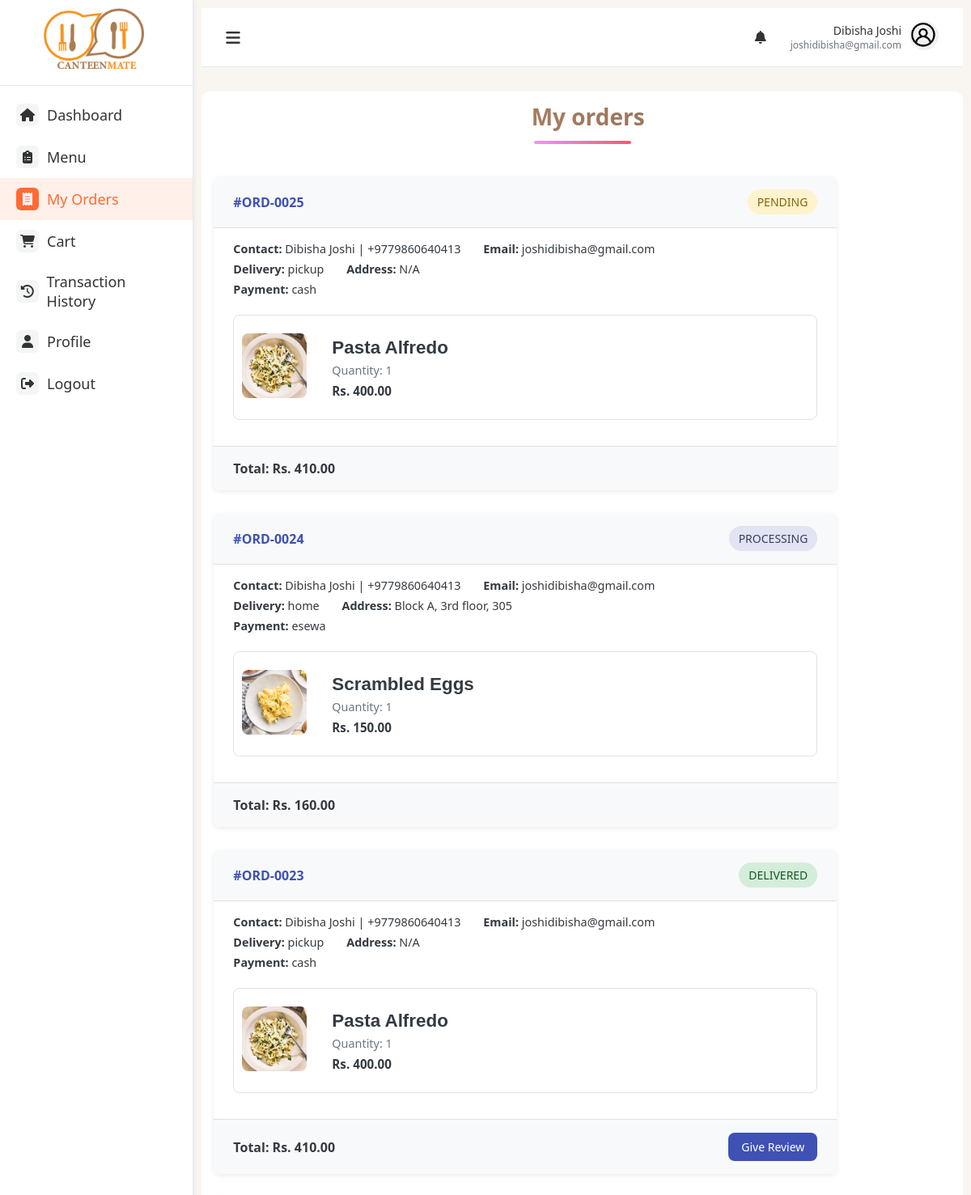
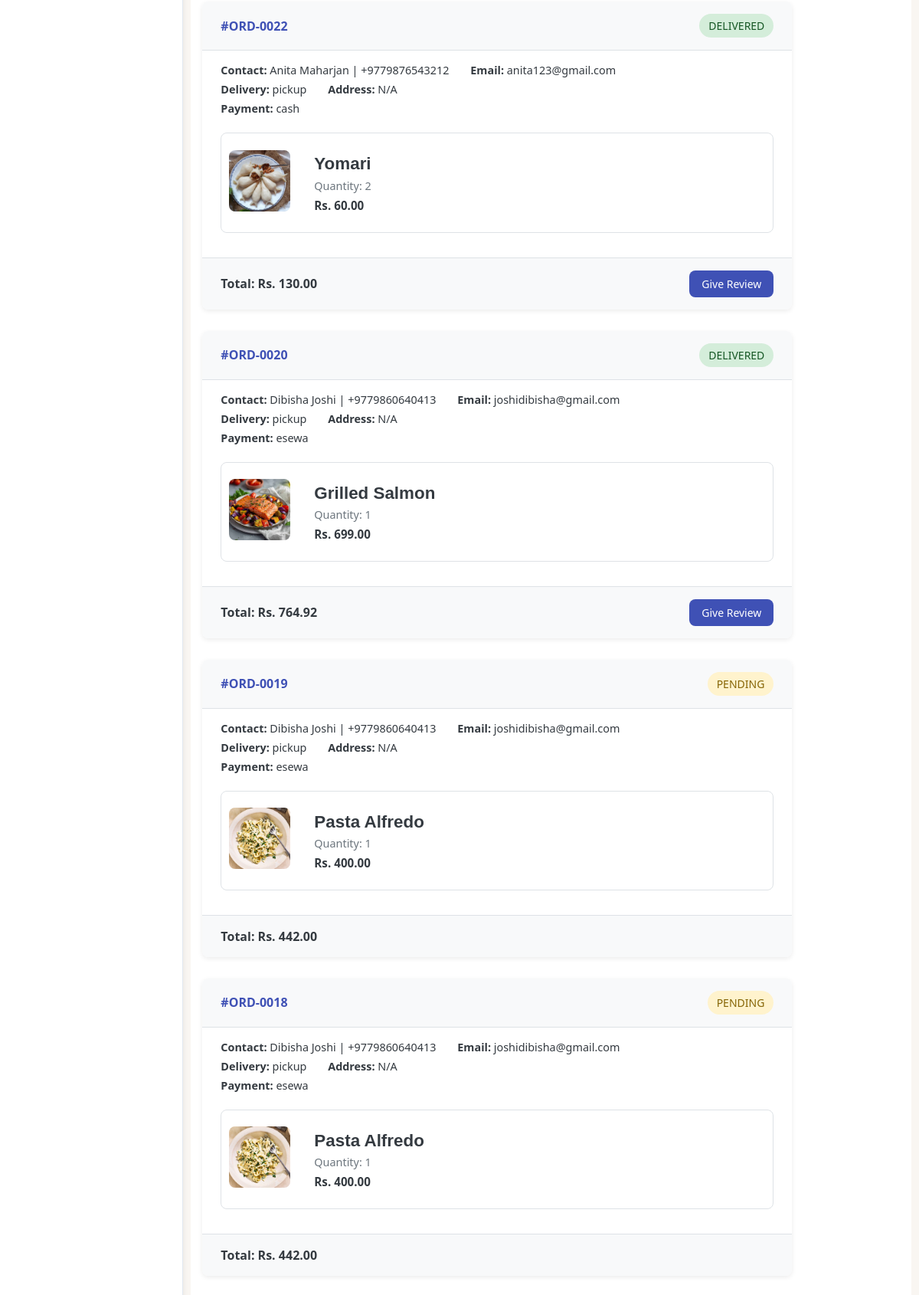
Page /orders (signed in, upper part) on the committed database (2 pictures, top to bottom).
### models.py (models this page shows, shortened)
class User(db.Model):
    id = db.Column(db.Integer, primary_key=True)
    fullname = db.Column(db.String(100), nullable=False)
    email = db.Column(db.String(100), unique=True, nullable=False)
    password = db.Column(db.String(200), nullable=False)
    role = db.Column(db.String(20), nullable=False)
    phone = db.Column(db.String(10))
    created_at = db.Column(db.DateTime, server_default=db.func.now())

class Order(db.Model):
    id = db.Column(db.Integer, primary_key=True)
    user_id = db.Column(db.Integer, db.ForeignKey('user.id'), nullable=False)
    name = db.Column(db.String(100), nullable=False)
    contact = db.Column(db.String(20), nullable=False)
    email = db.Column(db.String(100), nullable=False)
    delivery = db.Column(db.String(20), nullable=False)
    building = db.Column(db.String(100))
    floor = db.Column(db.String(100))
    payment = db.Column(db.String(20), nullable=False)
    status = db.Column(db.String(20), nullable=False, default='Pending')
    created_at = db.Column(db.DateTime, default=datetime.utcnow)
    total_amount = db.Column(db.Float, nullable=False)
    khalti_token = db.Column(db.String(255), nullable=True)
    esewa_transaction_code = db.Column(db.String(255), nullable=True)  # New field for eSewa
    items = db.relationship('OrderItem', backref='order', lazy=True)
    items = db.relationship('OrderItem', backref='order', lazy=True)
    @property
    def delivery_address(self):
        parts = [self.building, self.floor]
        return ', '.join([p for p in parts if p]) or "N/A"

class OrderItem(db.Model):
    id = db.Column(db.Integer, primary_key=True)
    order_id = db.Column(db.Integer, db.ForeignKey('order.id'), nullable=False)
    item_id = db.Column(db.Integer, db.ForeignKey('items.id'), nullable=False)
    name = db.Column(db.String(100), nullable=False)
    quantity = db.Column(db.Integer, nullable=False)
    price = db.Column(db.Float, nullable=False)
    item = db.relationship('Item', backref='order_items')

class Item(db.Model):
    __tablename__ = 'items'
    id = db.Column(db.Integer, primary_key=True)
    name = db.Column(db.String(100), nullable=False)
    price = db.Column(db.Float, nullable=False)
    category_id = db.Column(db.Integer, db.ForeignKey('categories.id'), nullable=False)
    description = db.Column(db.Text, nullable=True)
    image_filename = db.Column(db.String(255), nullable=True)
    available = db.Column(db.Boolean, default=True)
    attribute_values = db.relationship(
        'AttributeValue',
        secondary=item_attribute_values,
        back_populates='items'
    )
    addons = db.relationship(
        'Addon',
        secondary=addon_item_association,
        back_populates='items'
    )

### main.py (the view)
@app.route('/orders')
@login_required
def orders():
    user_id = session['user_id']
    user = User.query.get(user_id)
    orders = Order.query.filter_by(user_id=user_id).order_by(Order.id.desc()).all()
    return render_template('orders.html', user=user, orders=orders, active_page='orders')

### main.py (called while the page is built)
def login_required(view):
    @functools.wraps(view)
    def wrapped_view(**kwargs):
        if 'user_id' not in session:
            flash('Please log in to access this page', 'warning')
            return redirect(url_for('login'))
        return view(**kwargs)
    return wrapped_view

@app.context_processor
def inject_new_orders_count():
    count = Order.query.filter_by(status='pending').count()
    print(count)
    return dict(new_orders_count=count)

### templates/orders.html (shortened to what this page needs)
{% extends 'base.html' %}  {% block content %}
<div class="content">
  <h1 class="page-title">My orders</h1>
  <div id="orders-wrapper">
    {% if orders %} {% for order in orders %}
    <div class="order-card">
      <div class="order-header">
        <div class="order-number">#ORD-{{ '%04d'|format(order.id) }}</div>
        <div class="order-status {{ order.status }}">{{ order.status }}</div>
      </div>
      <div class="order-body">
        <div class="order-info">
          <span
            ><strong>Contact:</strong> {{ order.name }} | {{ order.contact
            }}</span
          >
          <span><strong>Email:</strong> {{ order.email }}</span><br />
          <span><strong>Delivery:</strong> {{ order.delivery }}</span>
          <span
            ><strong>Address:</strong> {{ order.delivery_address or 'N/A'
            }}</span
          ><br />
          <span><strong>Payment:</strong> {{ order.payment }}</span>
        </div>
        <div class="order-items">
          {% for item in order.items %}
          <div class="order-item">
            <div class="items-image">
              <img
                src="{{ url_for('static', filename='uploads/items/' ~ item.item.image_filename) if item.item and item.item.image_filename else url_for('static', filename='images/placeholder.png') }}"
                alt="{{ item.name }}"
              />
            </div>
            <div class="item-details">
              <div class="item-name">{{ item.name }}</div>
              <div class="item-quantity">Quantity: {{ item.quantity }}</div>
              <div class="item-price">Rs. {{ '%.2f'|format(item.price) }}</div>
            </div>
          </div>
          {% endfor %}
        </div>
      </div>
      <div class="order-footer">
        <div class="order-total">
          Total: Rs. {{ '%.2f'|format(order.total_amount) }}
        </div>
        <div class="order-actions">
          {% if order.status.lower() == 'delivered' %}
          <a href="{{ url_for('review_order', order_id=order.id) }}" class="btn"
            >Give Review</a
          >
          {% endif %}
        </div>
      </div>
    </div>
    {% endfor %} {% else %}
    <p class="text-center">No past orders found.</p>
    {% endif %}
  </div>
</div>
{% endblock %}

### templates/base.html (shortened to what this page needs)
<!DOCTYPE html>
<html lang="en">
<head>
    <link rel="stylesheet" href="https://cdnjs.cloudflare.com/ajax/libs/font-awesome/6.4.0/css/all.min.css">
    <link href="https://cdnjs.cloudflare.com/ajax/libs/font-awesome/6.4.0/css/all.min.css" rel="stylesheet">
    <link rel="stylesheet" href="{{ url_for('static', filename='css/styles.css') }}">
</head>
<body>
    <div class="container">
        <div class="sidebar">
            <div class="logo">
                <img src="{{ url_for('static', filename='img/logo.png') }}" alt="Canteen Logo">
            </div>
            <div class="sidebar-menu">
                <a href="{{ url_for('user_dashboard') }}" class="side-menu-item {% if active_page == 'dashboard' %}active{% endif %}">
                    <div class="menu-icon"><i class="fas fa-home"></i></div>
                    <div class="menu-text">Dashboard</div>
                </a>
                <a href="{{ url_for('user_menu')}}" class="side-menu-item {% if active_page == 'menu' %}active{% endif %}">
                    <div class="menu-icon"><i class="fas fa-clipboard-list"></i></div>
                    <div class="menu-text">Menu</div>
                </a>
                <a href="{{ url_for('orders') }}" class="side-menu-item {% if active_page == 'orders' %}active{% endif %}">
                    <div class="menu-icon"><i class="fas fa-receipt"></i></div>
                    <div class="menu-text">My Orders</div>
                </a>
                <a href="{{ url_for('cart')}}" class="side-menu-item {% if active_page == 'cart' %}active{% endif %}">
                    <div class="menu-icon"><i class="fas fa-shopping-cart"></i></div>
                    <div class="menu-text">Cart</div>
                </a>
                <a href="{{ url_for('transaction')}}" class="side-menu-item {% if active_page == 'transaction' %}active{% endif %}">
                    <div class="menu-icon"><i class="fas fa-history"></i></div>
                    <div class="menu-text">Transaction History</div>
                </a>
                <a href="{{ url_for('profile')}}" class="side-menu-item {% if active_page == 'profile' %}active{% endif %}">
                    <div class="menu-icon"><i class="fas fa-user"></i></div>
                    <div class="menu-text">Profile</div>
                </a>
                <a href="{{ url_for('logout') }}" class="side-menu-item {% if active_page == 'logout' %}active{% endif %}">
                    <div class="menu-icon"><i class="fas fa-sign-out-alt"></i></div>
                    <div class="menu-text">Logout</div>
                </a>
            </div>
        </div>
        <div class="main-content">
            <div class="top-nav">
                <button class="btn nav-toggle" onclick="document.querySelector('.sidebar').classList.toggle('active')">
                    <i class="fas fa-bars"></i>
                </button>
                <div class="user-menu">
                    <div class="notifications" id="notificationBtn">
                        <i class="fas fa-bell"></i>
                    </div>
                    <div class="user-profile">
                        <div class="user-info">
                            <div class="user-name">{{ user.fullname }}</div>
                            <div class="user-email">{{ user.email }}</div>
                        </div>
                        <div class="user-avatar">
                            <img src="{{ url_for('static', filename='img/user.png') }}" alt="User Avatar">
                        </div>
                    </div>
                </div>
            </div>
            <div class="page-content">
                {% block content %}{% endblock %}
            </div>
        </div>
    </div>
</body>
</html>

### static/css/styles.css (style rules this page uses)
:root { --primary-color: #FF6B35; --secondary-color: #2F4858; --background-color: #f9f6f2; --sidebar-bg: #FFFFFF; --panel-bg: #FFFFFF; --text-color: #333333; --text-light: #757575; --border-color: #E0E0E0; --active-color: #FF6B35; --danger-color: #FF3B30; --success-color: #34C759; }
* { margin: 0; padding: 0; box-sizing: border-box; font-family: 'Segoe UI', Tahoma, Geneva, Verdana, sans-serif; }
body { background-color: var(--background-color); color: var(--text-color); }
.container { display: flex; height: 100vh; overflow: hidden; }
.sidebar { width: 300px; background-color: var(--sidebar-bg); height: 100%; overflow-y: auto; border-right: 1px solid var(--border-color); box-shadow: 2px 0 5px rgba(0, 0, 0, 0.05); z-index: 100; }
.logo { align-items: center; padding: 10px; border-bottom: 1px solid var(--border-color); }
.logo img { height: 80px; margin-right: 10px; margin-left: 20%; }
.sidebar-menu { padding: 10px 0; }
.side-menu-item { display: flex; align-items: center; padding: 12px 20px; color: var(--text-color); text-decoration: none; transition: all 0.3s ease; }
.side-menu-item:hover, .side-menu-item.active { background-color: rgba(255, 107, 53, 0.1); color: var(--active-color); }
.menu-icon { width: 28px; height: 28px; display: flex; align-items: center; justify-content: center; margin-right: 10px; background-color: rgba(47, 72, 88, 0.05); border-radius: 6px; }
.side-menu-item.active .menu-icon { background-color: var(--active-color); color: white; }
.menu-text { font-size: 18px; }
.main-content { padding: 10px; width: 100%; overflow-y: auto; height: 100vh; }
.top-nav { display: flex; justify-content: space-between; align-items: center; padding: 15px 30px; background-color: white; border-bottom: 1px solid var(--border-color); }
.user-menu { display: flex; align-items: center; }
.user-profile { display: flex; align-items: center; }
.user-info { text-align: right; margin-right: 10px; }
.user-name { font-size: 14px; font-weight: 500; }
.user-email { font-size: 12px; color: var(--text-light); }
.user-avatar img { width: 36px; height: 36px; border-radius: 50%; object-fit: cover; }
.page-content { flex: 1; padding: 20px 0px 20px 0px; overflow-y: auto; }
:root { --primary-color: #2563eb; --secondary-color: #f59e0b; --accent-color: #10b981; --danger-color: #ef4444; --dark-color: #1f2937; --light-color: #f8fafc; --border-color: #e2e8f0; --recommendation-color: #667eea; --collaborative-color: #8b5cf6; --popular-color: #f59e0b; --shadow-sm: 0 1px 2px 0 rgba(0, 0, 0, 0.05); --shadow-md: 0 4px 6px -1px rgba(0, 0, 0, 0.1), 0 2px 4px -1px rgba(0, 0, 0, 0.06); --shadow-lg: 0 10px 15px -3px rgba(0, 0, 0, 0.1), 0 4px 6px -2px rgba(0, 0, 0, 0.05); --shadow-xl: 0 20px 25px -5px rgba(0, 0, 0, 0.1), 0 10px 10px -5px rgba(0, 0, 0, 0.04); --gradient-primary: linear-gradient(135deg, #cd916e 0%, #776351 100%); --gradient-secondary: linear-gradient(135deg, #f093fb 0%, #f5576c 100%); --gradient-accent: linear-gradient(135deg, #4facfe 0%, #00f2fe 100%); --gradient-collaborative: linear-gradient(135deg, #a78bfa 0%, #8b5cf6 100%); --gradient-popular: linear-gradient(135deg, #fbbf24 0%, #f59e0b 100%); }
.page-title { font-size: 2.4rem; font-weight: 800; text-align: center; margin-bottom: 40px; background: var(--gradient-primary); -webkit-background-clip: text; -webkit-text-fill-color: transparent; background-clip: text; position: relative; }
.page-title::after { content: ''; position: absolute; bottom: -15px; left: 50%; transform: translateX(-50%); width: 120px; height: 4px; background: var(--gradient-secondary); border-radius: 2px; }
.item-details { padding: 15px; position: relative; }
.item-name { font-size: 1.4rem; font-weight: 700; color: var(--dark-color); line-height: 1.3; font-family: Arial, Helvetica, sans-serif; }
.item-price { font-size: 1.2rem; font-weight: 600; color: var(--danger-color); display: block; padding-top: 4px; }
.delivery-info, .order-items, .order-summary, .payment-method { margin-bottom: 25px; }
.item-quantity { display: flex; align-items: center; gap: 8px; margin-bottom: 5px; }
.order-actions { display: flex; gap: 12px; }
.order-items { flex: 1; overflow-y: auto; margin-bottom: 20px; }
.item-quantity { display: flex; align-items: center; margin-bottom: 5px; }
.order-actions { display: flex; gap: 10px; }

### rows in the picture
User: fullname "Dibisha Joshi", email "joshidibisha@gmail.com"
Order: id "0025", status "PENDING", name "Dibisha Joshi", contact "+9779860640413", email "joshidibisha@gmail.com", delivery "pickup", building+floor "N/A", payment "cash", total_amount "410.00"
OrderItem: image_filename (picture), name "Pasta Alfredo", quantity "1", price "400.00"
Order: id "0024", status "PROCESSING", name "Dibisha Joshi", contact "+9779860640413", email "joshidibisha@gmail.com", delivery "home", building+floor "Block A, 3rd floor, 305", payment "esewa", total_amount "160.00"
OrderItem: image_filename (picture), name "Scrambled Eggs", quantity "1", price "150.00"
Order: id "0023", status "DELIVERED", name "Dibisha Joshi", contact "+9779860640413", email "joshidibisha@gmail.com", delivery "pickup", building+floor "N/A", payment "cash", total_amount "410.00"
OrderItem: image_filename (picture), name "Pasta Alfredo", quantity "1", price "400.00"
Order: id "0022", status "DELIVERED", name "Anita Maharjan", contact "+9779876543212", email "anita123@gmail.com", delivery "pickup", building+floor "N/A", payment "cash", total_amount "130.00"
OrderItem: image_filename (picture), name "Yomari", quantity "2", price "60.00"
Order: id "0020", status "DELIVERED", name "Dibisha Joshi", contact "+9779860640413", email "joshidibisha@gmail.com", delivery "pickup", building+floor "N/A", payment "esewa", total_amount "764.92"
OrderItem: image_filename (picture), name "Grilled Salmon", quantity "1", price "699.00"
Order: id "0019", status "PENDING", name "Dibisha Joshi", contact "+9779860640413", email "joshidibisha@gmail.com", delivery "pickup", building+floor "N/A", payment "esewa", total_amount "442.00"
OrderItem: image_filename (picture), name "Pasta Alfredo", quantity "1", price "400.00"
Order: id "0018", status "PENDING", name "Dibisha Joshi", contact "+9779860640413", email "joshidibisha@gmail.com", delivery "pickup", building+floor "N/A", payment "esewa", total_amount "442.00"
OrderItem: image_filename (picture), name "Pasta Alfredo", quantity "1", price "400.00"
